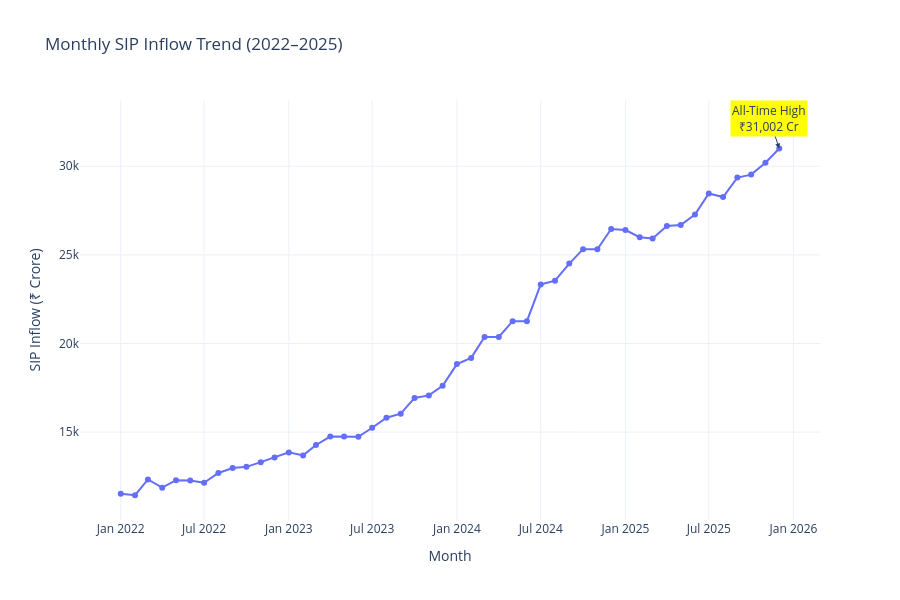
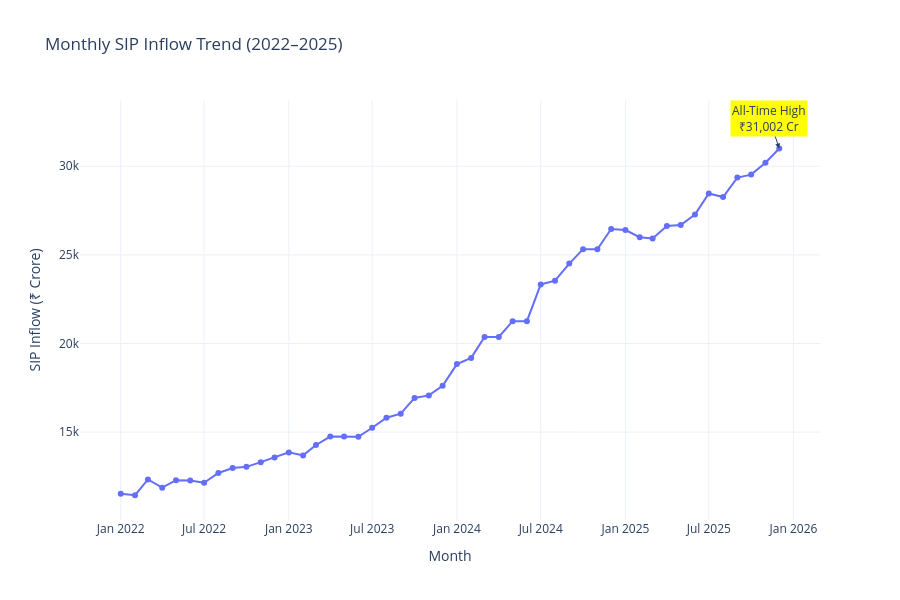

The cell these charts' notebook holds for them, in order:
### Markdown cell above
## Monthly SIP Inflow Trend (2022–2025)

This visualization presents the monthly SIP inflows from January 2022 to December 2025. The chart highlights the record SIP inflow of ₹31,002 Crore achieved in December 2025.

### Code cell
# Convert month to datetime
sip["month"] = pd.to_datetime(sip["month"])

fig = px.line(
    sip,
    x="month",
    y="sip_inflow_crore",
    markers=True,
    title="Monthly SIP Inflow Trend (2022–2025)",
    labels={
        "month": "Month",
        "sip_inflow_crore": "SIP Inflow (₹ Crore)"
    }
)

# Find highest SIP inflow
max_row = sip.loc[sip["sip_inflow_crore"].idxmax()]

fig.add_annotation(
    x=max_row["month"],
    y=max_row["sip_inflow_crore"],
    text=f"All-Time High<br>₹{max_row['sip_inflow_crore']:,} Cr",
    showarrow=True,
    arrowhead=2,
    bgcolor="yellow"
)

fig.update_layout(
    template="plotly_white",
    height=600
)

fig.show()
# Convert month to datetime
sip["month"] = pd.to_datetime(sip["month"])

fig = px.line(
    sip,
    x="month",
    y="sip_inflow_crore",
    markers=True,
    title="Monthly SIP Inflow Trend (2022–2025)",
    labels={
        "month": "Month",
        "sip_inflow_crore": "SIP Inflow (₹ Crore)"
    }
)

# Find highest SIP inflow
max_row = sip.loc[sip["sip_inflow_crore"].idxmax()]

fig.add_annotation(
    x=max_row["month"].strftime("%Y-%m-%d"),
    y=max_row["sip_inflow_crore"],
    text=f"All-Time High<br>₹{max_row['sip_inflow_crore']:,} Cr",
    showarrow=True,
    arrowhead=2,
    bgcolor="yellow"
)

fig.update_layout(
    template="plotly_white",
    height=600
)

fig.show()
fig.write_image("../reports/charts/sip_inflow_trend.png")

### Figure 1 — Plotly figure (JSON) as saved in the notebook; plotly's stock layout.template omitted (floating-point values rounded to 4 significant figures)
{"data": [{"hovertemplate": "Month=%{x}<br>SIP Inflow (₹ Crore)=%{y}<extra></extra>", "legendgroup": "", "line": {"color": "#636efa", "dash": "solid"}, "marker": {"symbol": "circle"}, "mode": "lines+markers", "name": "", "orientation": "v", "showlegend": false, "type": "scatter", "x": ["2022-01-01T00:00:00.000000", "2022-02-01T00:00:00.000000", "2022-03-01T00:00:00.000000", "2022-04-01T00:00:00.000000", "2022-05-01T00:00:00.000000", "2022-06-01T00:00:00.000000", "2022-07-01T00:00:00.000000", "2022-08-01T00:00:00.000000", "2022-09-01T00:00:00.000000", "2022-10-01T00:00:00.000000", "2022-11-01T00:00:00.000000", "2022-12-01T00:00:00.000000", "2023-01-01T00:00:00.000000", "2023-02-01T00:00:00.000000", "2023-03-01T00:00:00.000000", "2023-04-01T00:00:00.000000", "2023-05-01T00:00:00.000000", "2023-06-01T00:00:00.000000", "2023-07-01T00:00:00.000000", "2023-08-01T00:00:00.000000", "2023-09-01T00:00:00.000000", "2023-10-01T00:00:00.000000", "2023-11-01T00:00:00.000000", "2023-12-01T00:00:00.000000", "2024-01-01T00:00:00.000000", "2024-02-01T00:00:00.000000", "2024-03-01T00:00:00.000000", "2024-04-01T00:00:00.000000", "2024-05-01T00:00:00.000000", "2024-06-01T00:00:00.000000", "2024-07-01T00:00:00.000000", "2024-08-01T00:00:00.000000", "2024-09-01T00:00:00.000000", "2024-10-01T00:00:00.000000", "2024-11-01T00:00:00.000000", "2024-12-01T00:00:00.000000", "2025-01-01T00:00:00.000000", "2025-02-01T00:00:00.000000", "2025-03-01T00:00:00.000000", "2025-04-01T00:00:00.000000", "2025-05-01T00:00:00.000000", "2025-06-01T00:00:00.000000", "2025-07-01T00:00:00.000000", "2025-08-01T00:00:00.000000", "2025-09-01T00:00:00.000000", "2025-10-01T00:00:00.000000", "2025-11-01T00:00:00.000000", "2025-12-01T00:00:00.000000"], "xaxis": "x", "y": [11517, 11438, 12328, 11863, 12286, 12276, 12140, 12694, 12976, 13040, 13306, 13573, 13856, 13687, 14276, 14749, 14749, 14734, 15245, 15814, 16042, 16928, 17073, 17610, 18838, 19187, 20371, 20371, 21262, 21262, 23332, 23547, 24509, 25323, 25320, 26459, 26400, 25999, 25926, 26632, 26688, 27274, 28464, 28265, 29361, 29529, 30200, 31002], "yaxis": "y"}], "layout": {"annotations": [{"arrowhead": 2, "bgcolor": "yellow", "showarrow": true, "text": "All-Time High<br>₹31,002 Cr", "x": "2025-12-01T00:00:00", "y": 31002}], "height": 600, "legend": {"tracegroupgap": 0}, "title": {"text": "Monthly SIP Inflow Trend (2022–2025)"}, "xaxis": {"anchor": "y", "domain": [0, 1], "title": {"text": "Month"}}, "yaxis": {"anchor": "x", "domain": [0, 1], "title": {"text": "SIP Inflow (₹ Crore)"}}}}

### Figure 2 — Plotly figure (JSON) as saved in the notebook; plotly's stock layout.template omitted (floating-point values rounded to 4 significant figures)
{"data": [{"hovertemplate": "Month=%{x}<br>SIP Inflow (₹ Crore)=%{y}<extra></extra>", "legendgroup": "", "line": {"color": "#636efa", "dash": "solid"}, "marker": {"symbol": "circle"}, "mode": "lines+markers", "name": "", "orientation": "v", "showlegend": false, "type": "scatter", "x": ["2022-01-01T00:00:00", "2022-02-01T00:00:00", "2022-03-01T00:00:00", "2022-04-01T00:00:00", "2022-05-01T00:00:00", "2022-06-01T00:00:00", "2022-07-01T00:00:00", "2022-08-01T00:00:00", "2022-09-01T00:00:00", "2022-10-01T00:00:00", "2022-11-01T00:00:00", "2022-12-01T00:00:00", "2023-01-01T00:00:00", "2023-02-01T00:00:00", "2023-03-01T00:00:00", "2023-04-01T00:00:00", "2023-05-01T00:00:00", "2023-06-01T00:00:00", "2023-07-01T00:00:00", "2023-08-01T00:00:00", "2023-09-01T00:00:00", "2023-10-01T00:00:00", "2023-11-01T00:00:00", "2023-12-01T00:00:00", "2024-01-01T00:00:00", "2024-02-01T00:00:00", "2024-03-01T00:00:00", "2024-04-01T00:00:00", "2024-05-01T00:00:00", "2024-06-01T00:00:00", "2024-07-01T00:00:00", "2024-08-01T00:00:00", "2024-09-01T00:00:00", "2024-10-01T00:00:00", "2024-11-01T00:00:00", "2024-12-01T00:00:00", "2025-01-01T00:00:00", "2025-02-01T00:00:00", "2025-03-01T00:00:00", "2025-04-01T00:00:00", "2025-05-01T00:00:00", "2025-06-01T00:00:00", "2025-07-01T00:00:00", "2025-08-01T00:00:00", "2025-09-01T00:00:00", "2025-10-01T00:00:00", "2025-11-01T00:00:00", "2025-12-01T00:00:00"], "xaxis": "x", "y": [11517, 11438, 12328, 11863, 12286, 12276, 12140, 12694, 12976, 13040, 13306, 13573, 13856, 13687, 14276, 14749, 14749, 14734, 15245, 15814, 16042, 16928, 17073, 17610, 18838, 19187, 20371, 20371, 21262, 21262, 23332, 23547, 24509, 25323, 25320, 26459, 26400, 25999, 25926, 26632, 26688, 27274, 28464, 28265, 29361, 29529, 30200, 31002], "yaxis": "y"}], "layout": {"annotations": [{"arrowhead": 2, "bgcolor": "yellow", "showarrow": true, "text": "All-Time High<br>₹31,002 Cr", "x": "2025-12-01", "y": 31002}], "height": 600, "legend": {"tracegroupgap": 0}, "title": {"text": "Monthly SIP Inflow Trend (2022–2025)"}, "xaxis": {"anchor": "y", "domain": [0, 1], "title": {"text": "Month"}}, "yaxis": {"anchor": "x", "domain": [0, 1], "title": {"text": "SIP Inflow (₹ Crore)"}}}}
